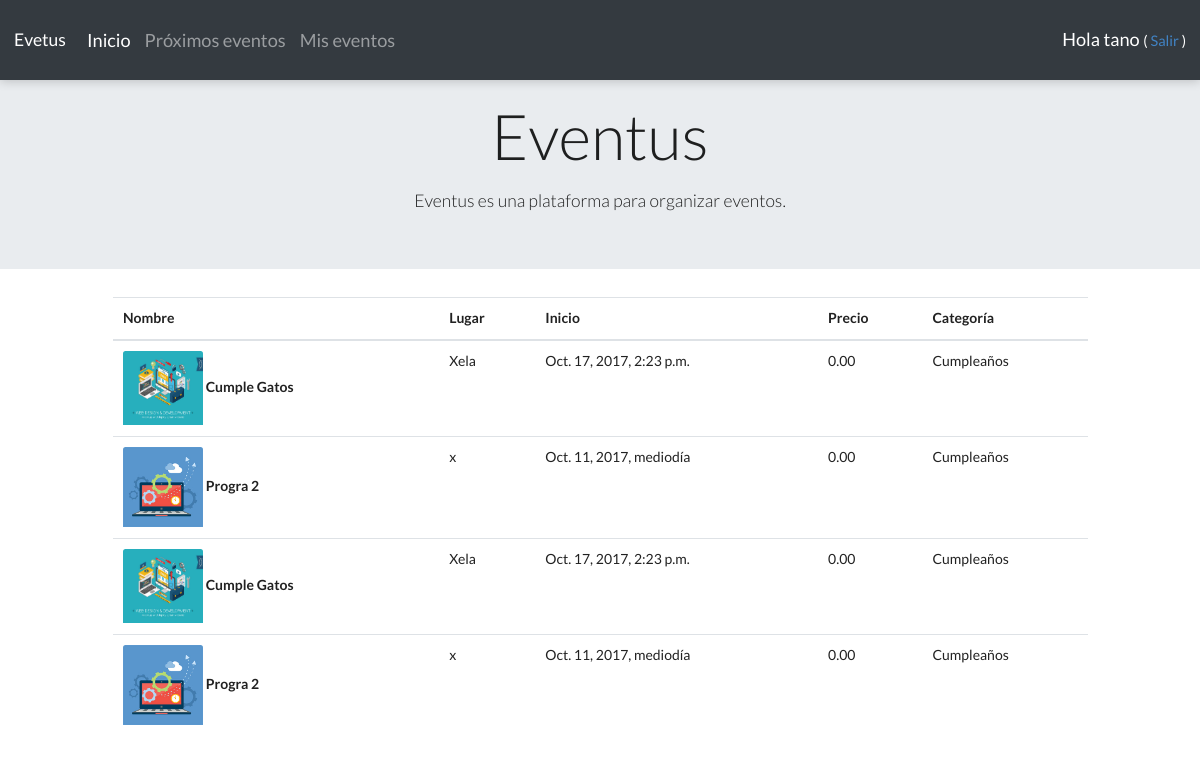
The app's page /misactividades/ (signed in), older data.
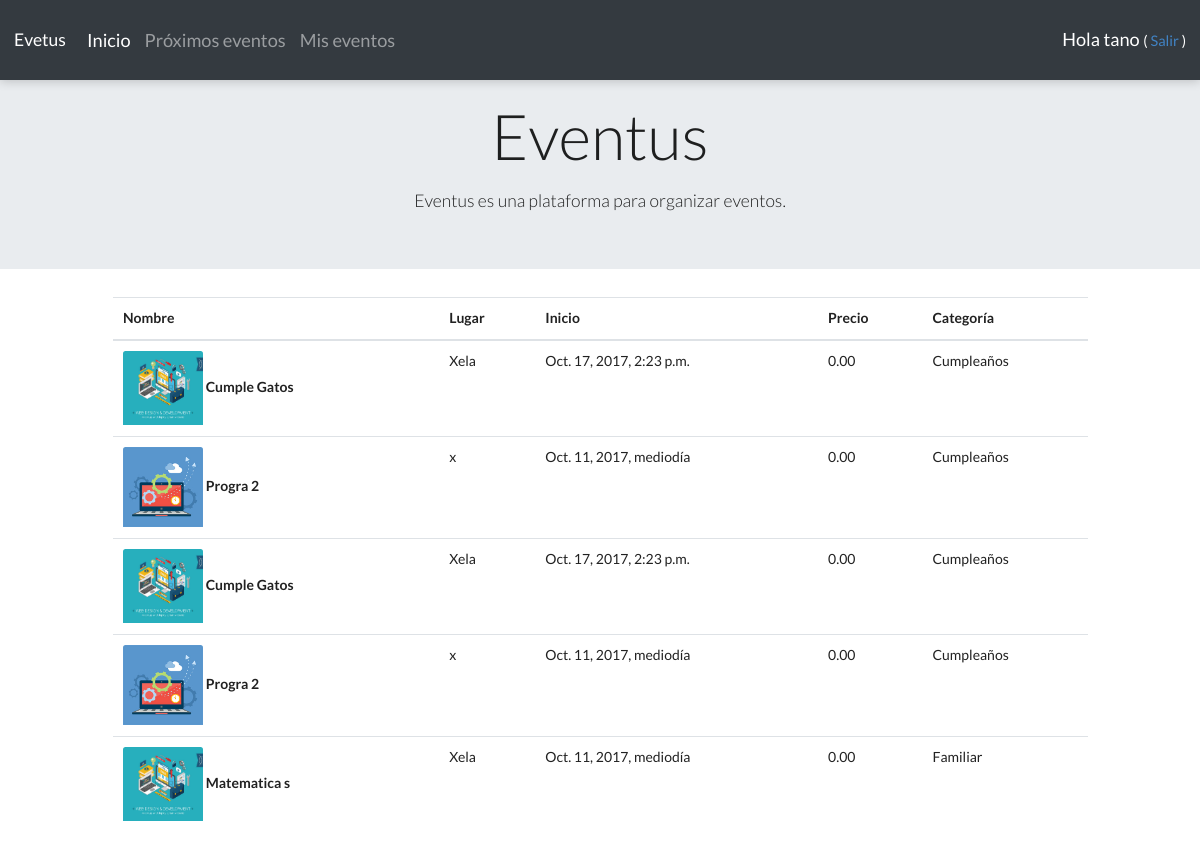
The same page, newer data.
### events/models.py (models this page shows, shortened)
class Participante(models.Model):
    asistente = models.ForeignKey('auth.User')
    evento = models.ForeignKey(Evento,on_delete = models.CASCADE)

class TimeStampModel(models.Model):
    created = models.DateTimeField(default = timezone.now)
    modified = models.DateTimeField(default = timezone.now)
    class Meta:
        abstract = True

class Evento(TimeStampModel):
    nombre = models.CharField(max_length=200, unique=True)
    sumario = models.TextField(max_length=255)
    contenido = models.TextField()
    categoria = models.ForeignKey(Categoria)
    lugar = models.CharField(max_length=50)
    inicio = models.DateTimeField()
    final = models.DateTimeField()
    imagen = models.ImageField(blank = True)
    is_free = models.BooleanField(default=True)
    precio = models.DecimalField(max_digits=5, decimal_places=2, default=0.00)
    vistas = models.PositiveIntegerField(default=0, blank=True, null=True)
    organizador = models.ForeignKey('auth.User')

class Categoria(models.Model):
    nombre = models.CharField(max_length= 50)
    def __str__(self):
        return self.nombre

### events/views.py (the view)
# urls.py: url(r'^misactividades/$', views.mis_prox_eventos, name = 'misactividades'), #se redirecciona a la url del blog
@login_required
def mis_prox_eventos(request):
    actividades = Participante.objects.filter(asistente__pk = request.user.pk)
    return render(request,'events/actividadesprox.html', {'actividades':actividades})

### events/templates/events/actividadesprox.html
{% extends 'events/base.html' %}
{% block content %}
<div class ="row d-flex justify-content-center">
  {%if actividades%}
  <table class="table">
    <thead class="thead-default">
      <tr>
        <th>Nombre</th>
        <th>Lugar</th>
        <th>Inicio</th>
        <th>Precio</th>
        <th>Categoría</th>
      </tr>
    </thead>
    <tbody>
  {% for data in actividades %}
  <tr class="animated fadeIn">
    <th >
      <a class="ui tiny image">
        <img class="card-img-top" src="{{data.evento.imagen.url}}" alt="Card image cap">
      </a>
      {{data.evento.nombre}}
    </th>
    <td>{{data.evento.lugar}}</td>
    <td>{{data.evento.inicio}}</td>
    <td>
        {{data.evento.precio}}
    </td>
    <td>{{data.evento.categoria}}</td>
  </tr>
  {% endfor %}
  </tbody>
</table>
  {%else%}
  <div class="alert alert-info text-center" role="alert">
    No tiene actividades asignadas!!
  </div>
  {%endif%}
</div>
{% endblock content %}

Row changes from the older to the newer data that the page shows:
added Participante: evento.imagen (picture), evento.nombre "Matematica s", evento.lugar "Xela", evento.inicio "Oct. 11, 2017, mediodía", evento.precio "0.00", evento.categoria "Familiar"
